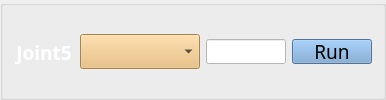
             <widget class="QGroupBox" name="groupBox_34">
              <property name="font">
               <font>
                <family>Adobe 黑体 Std R</family>
                <pointsize>14</pointsize>
               </font>
              </property>
              <property name="title">
               <string/>
              </property>
              <layout class="QGridLayout" name="gridLayout_94">
               <item row="0" column="0">
                <layout class="QHBoxLayout" name="horizontalLayout_23">
                 <item>
                  <widget class="QLabel" name="label_69">
                   <property name="minimumSize">
                    <size>
                     <width>60</width>
                     <height>25</height>
                    </size>
                   </property>
                   <property name="maximumSize">
                    <size>
                     <width>60</width>
                     <height>25</height>
                    </size>
                   </property>
                   <property name="styleSheet">
                    <string notr="true">
font: 12pt &quot;Adobe 黑体 Std R&quot;;</string>
                   </property>
                   <property name="text">
                    <string>&lt;html&gt;&lt;head/&gt;&lt;body&gt;&lt;p align=&quot;center&quot;&gt;&lt;span style=&quot; font-size:14pt; font-weight:600; color:#ffffff;&quot;&gt;Joint5&lt;/span&gt;&lt;/p&gt;&lt;/body&gt;&lt;/html&gt;</string>
                   </property>
                   <property name="alignment">
                    <set>Qt::AlignLeading|Qt::AlignLeft|Qt::AlignVCenter</set>
                   </property>
                   <property name="wordWrap">
                    <bool>false</bool>
                   </property>
                   <property name="margin">
                    <number>0</number>
                   </property>
                   <property name="indent">
                    <number>-2</number>
                   </property>
                   <property name="openExternalLinks">
                    <bool>false</bool>
                   </property>
                  </widget>
                 </item>
                 <item>
                  <widget class="QComboBox" name="comboBox_6">
                   <property name="minimumSize">
                    <size>
                     <width>120</width>
                     <height>0</height>
                    </size>
                   </property>
                   <property name="maximumSize">
                    <size>
                     <width>120</width>
                     <height>16777215</height>
                    </size>
                   </property>
                   <property name="styleSheet">
                    <string notr="true">
background-color: rgb(233, 185, 110);</string>
                   </property>
                   <item>
                    <property name="text">
                     <string/>
                    </property>
                   </item>
                   <item>
                    <property name="text">
                     <string>Position(°)</string>
                    </property>
                   </item>
                   <item>
                    <property name="text">
                     <string>Velocity(rpm)</string>
                    </property>
                   </item>
                   <item>
                    <property name="text">
                     <string>Toque(Nm)</string>
                    </property>
                   </item>
                  </widget>
                 </item>
                 <item>
                  <widget class="QLineEdit" name="motor1_control_signal_5">
                   <property name="minimumSize">
                    <size>
                     <width>80</width>
                     <height>25</height>
                    </size>
                   </property>
                   <property name="maximumSize">
                    <size>
                     <width>80</width>
                     <height>25</height>
                    </size>
                   </property>
                   <property name="styleSheet">
                    <string notr="true">background-color: rgb(255, 255, 255);</string>
                   </property>
                  </widget>
                 </item>
                 <item>
                  <widget class="QPushButton" name="motorcontrol5">
                   <property name="sizePolicy">
                    <sizepolicy hsizetype="Minimum" vsizetype="Fixed">
                     <horstretch>130</horstretch>
                     <verstretch>35</verstretch>
                    </sizepolicy>
                   </property>
                   <property name="minimumSize">
                    <size>
                     <width>80</width>
                     <height>25</height>
                    </size>
                   </property>
                   <property name="maximumSize">
                    <size>
                     <width>80</width>
                     <height>25</height>
                    </size>
                   </property>
                   <property name="font">
                    <font>
                     <family>Adobe 黑体 Std R</family>
                     <pointsize>14</pointsize>
                     <weight>50</weight>
                     <italic>false</italic>
                     <bold>false</bold>
                    </font>
                   </property>
                   <property name="focusPolicy">
                    <enum>Qt::NoFocus</enum>
                   </property>
                   <property name="styleSheet">
                    <string notr="true">background-color: rgb(114, 159, 207);

</string>
                   </property>
                   <property name="text">
                    <string>Run</string>
                   </property>
                  </widget>
                 </item>
                </layout>
               </item>
              </layout>
             </widget>
